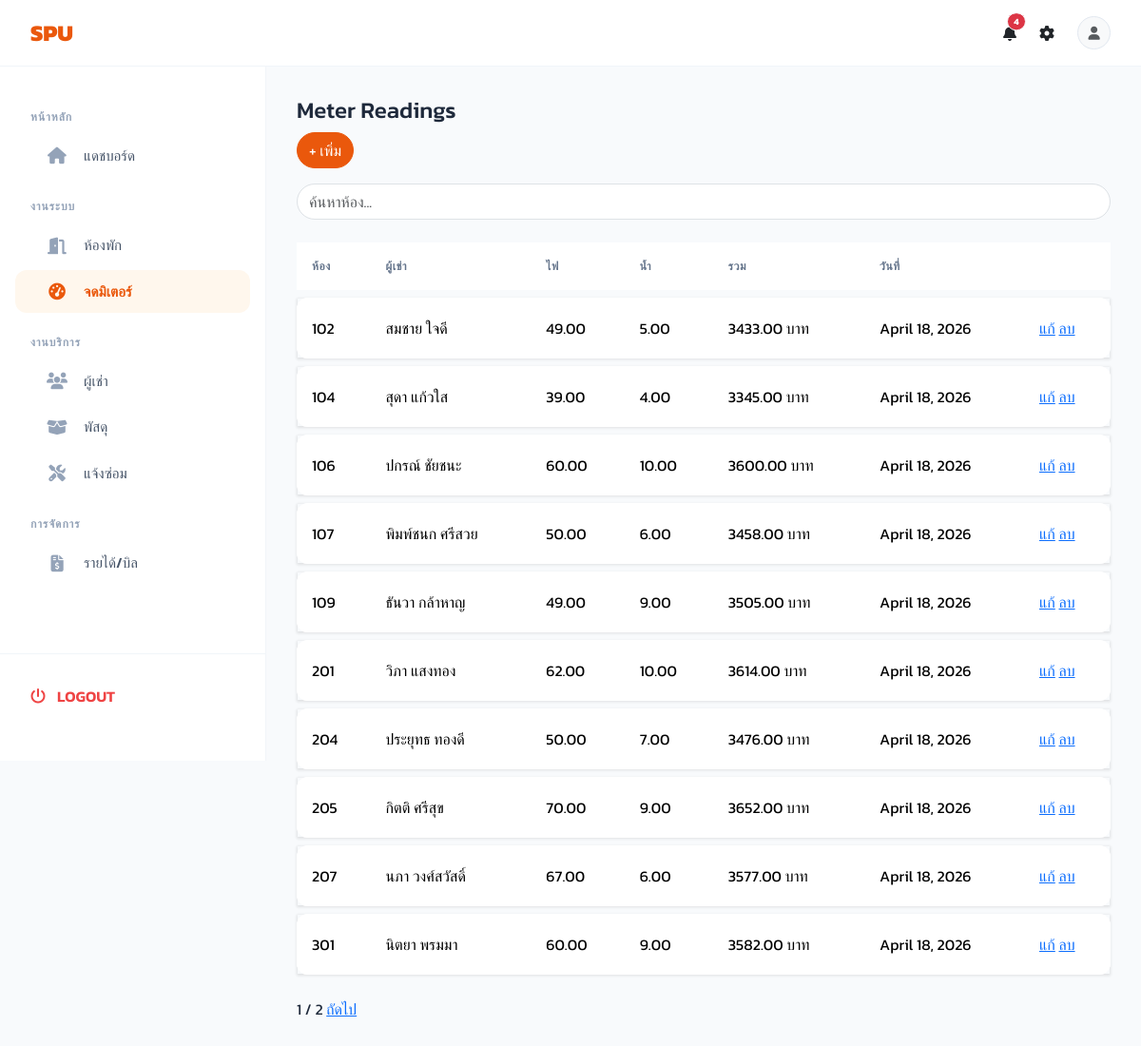
/meters/ (signed in), run on the app's committed database.
### apps/meters/models.py (models this page shows, shortened)
class Meter(models.Model):
    ELECTRIC_RATE = Decimal('7.00')
    WATER_RATE = Decimal('18.00')
    room = models.ForeignKey(Room, on_delete=models.CASCADE)
    tenant = models.ForeignKey(Tenant, on_delete=models.SET_NULL, null=True, blank=True)
    reading_value = models.DecimalField(max_digits=10, decimal_places=2)  # หน่วยไฟ
    water_charge = models.DecimalField(max_digits=10, decimal_places=2, default=0)
    total_amount = models.DecimalField(max_digits=10, decimal_places=2, default=0, editable=False)
    reading_date = models.DateField()
    created_at = models.DateTimeField(auto_now_add=True)

### apps/rooms/models.py (models this page shows, shortened)
class Room(models.Model):
    ROOM_TYPES = [
        ('รายเดือน', 'รายเดือน'),
        ('รายวัน', 'รายวัน'),
    ]
    STATUS_CHOICES = [
        ('ว่าง', 'ว่าง'),
        ('ไม่ว่าง', 'ไม่ว่าง'),
        ('ซ่อมบำรุง', 'ซ่อมบำรุง'),
    ]
    room_number = models.CharField(max_length=20, unique=True)
    floor = models.PositiveIntegerField()
    room_type = models.CharField(max_length=20, choices=ROOM_TYPES, default='รายเดือน')
    size_sqm = models.DecimalField(max_digits=6, decimal_places=2, default=0.00)
    monthly_rent = models.DecimalField(max_digits=10, decimal_places=2, default=0.00)
    elec_rate = models.DecimalField(max_digits=5, decimal_places=2, default=7.00)
    water_rate = models.DecimalField(max_digits=5, decimal_places=2, default=18.00)
    status = models.CharField(max_length=20, choices=STATUS_CHOICES, default='ว่าง')
    description = models.TextField(blank=True)
    image = models.ImageField(upload_to='rooms/', blank=True, null=True)
    created_at = models.DateTimeField(auto_now_add=True)
    class Meta:
        ordering = ['floor', 'room_number']

### apps/tenants/models.py (models this page shows, shortened)
class Tenant(models.Model):
    first_name = models.CharField(max_length=100)
    last_name = models.CharField(max_length=100)
    email = models.EmailField(unique=True)
    phone = models.CharField(max_length=20)
    id_card = models.CharField(max_length=50, blank=True)
    emergency_contact = models.CharField(max_length=100, blank=True)
    emergency_phone = models.CharField(max_length=20, blank=True)
    room = models.OneToOneField(
        Room,
        on_delete=models.SET_NULL,
        null=True,
        blank=True,
        related_name='current_tenant'
    )
    move_in_date = models.DateField(null=True, blank=True)
    move_out_date = models.DateField(null=True, blank=True)
    is_active = models.BooleanField(default=True)
    notes = models.TextField(blank=True)
    created_at = models.DateTimeField(auto_now_add=True)
    user = models.OneToOneField(User, on_delete=models.CASCADE, null=True, blank=True)
    class Meta:
        ordering = ['last_name', 'first_name']

### apps/meters/views.py (the view)
# urls.py: path('', views.meter_list, name='meter_list'),
@login_required
def meter_list(request):
    meters = Meter.objects.select_related('room', 'tenant').order_by('-reading_date')
    search = request.GET.get('search', '')
    if search:
        meters = meters.filter(room__room_number__icontains=search)
    paginator = Paginator(meters, 10)
    page_number = request.GET.get('page')
    page_obj = paginator.get_page(page_number)
    return render(request, 'meters/meter_list.html', {
        'page_obj': page_obj,
        'search': search
    })

### apps/parcels/context_processors.py (called while the page is built)
def parcel_context(request):
    if request.user.is_authenticated:
        try:
            role = request.user.profile.role if hasattr(request.user, 'profile') else 'Admin'
            if role == 'Tenant':
                count = Parcel.objects.filter(
                    room__current_tenant__email=request.user.email,
                    status='pending'
                ).count()
            else:
                count = Parcel.objects.filter(status='pending').count()
        except Exception:
            count = 0
        return {'pending_parcels_count': count}
    return {'pending_parcels_count': 0}

### apps/meters/templates/meters/meter_list.html (shortened to what this page needs)
{% extends 'base.html' %}
{% block content %}
<h4>Meter Readings</h4>
<a href="{% url 'meters:meter_create' %}" class="btn btn-primary mb-3">+ เพิ่ม</a>
<form method="get" class="mb-3">
    <input type="text" name="search" value="{{ search }}" placeholder="ค้นหาห้อง..." class="form-control">
</form>
<table class="table">
    <thead>
        <tr>
            <th>ห้อง</th>
            <th>ผู้เช่า</th>
            <th>ไฟ</th>
            <th>น้ำ</th>
            <th>รวม</th>
            <th>วันที่</th>
            <th></th>
        </tr>
    </thead>
    <tbody>
        {% for meter in page_obj %}
        <tr>
            <td>{{ meter.room.room_number }}</td>
            <td>
                {% if meter.tenant %}
                    {{ meter.tenant.first_name }} {{ meter.tenant.last_name }}
                {% else %}
                    -
                {% endif %}
            </td>
            <td>{{ meter.reading_value }}</td>
            <td>{{ meter.water_charge }}</td>
            <td>{{ meter.total_amount }} บาท</td>
            <td>{{ meter.reading_date }}</td>
            <td>
                <a href="{% url 'meters:meter_edit' meter.pk %}">แก้</a>
                <a href="{% url 'meters:meter_delete' meter.pk %}">ลบ</a>
            </td>
        </tr>
        {% empty %}
        <tr>
            <td colspan="7">ยังไม่มีข้อมูล</td>
        </tr>
        {% endfor %}
    </tbody>
</table>
<div>
    {{ page_obj.number }} / {{ page_obj.paginator.num_pages }}
    {% if page_obj.has_next %}
        <a href="?page={{ page_obj.next_page_number }}">ถัดไป</a>
    {% endif %}
</div>
{% endblock %}

### static/css/style.css (style rules this page uses)
:root { --brand-primary: #ea580c; --brand-primary-hover: #c2410c; --brand-navy: #1e293b; --brand-blue: #3b82f6; --brand-green: #10b981; --brand-red: #ef4444; --brand-orange: #f97316; --sidebar-bg: #FFFFFF; --sidebar-hover: #f8fafc; --bg-body: #f1f5f9; --card-bg: #FFFFFF; --white: #ffffff; --text-dark: #1e293b; --text-muted: #64748b; --border-color: #e2e8f0; --rounded-lg: 20px; --card-shadow: 0 4px 6px -1px rgba(0, 0, 0, 0.05), 0 2px 4px -2px rgba(0, 0, 0, 0.05); --card-shadow-hover: 0 10px 15px -3px rgba(0, 0, 0, 0.1), 0 4px 6px -4px rgba(0, 0, 0, 0.1); }
body { background-color: var(--bg-body); font-family: 'Kanit', sans-serif !important; color: var(--text-dark); overflow-x: hidden; }
.sys-card, .card, .btn, .list-group-item, .form-control, .badge { border-radius: var(--rounded-lg) !important; }
.table { border-collapse: separate; border-spacing: 0 0.5rem; }
.table thead th { border: none; font-weight: 600; color: var(--text-muted); text-transform: uppercase; font-size: 0.75rem; letter-spacing: 0.05em; padding: 1rem; }
.table tbody tr { background: white; box-shadow: 0 1px 3px rgba(0,0,0,0.1); }
.table tbody td { border: none; padding: 1.25rem 1rem; vertical-align: middle; }
.table tbody tr td:first-child { border-top-left-radius: 12px; border-bottom-left-radius: 12px; }
.table tbody tr td:last-child { border-top-right-radius: 12px; border-bottom-right-radius: 12px; }
.btn-primary { background-color: var(--brand-primary); border-color: var(--brand-primary); }

### templates/base.html (style rules this page uses)
body { background-color: #f8fafc; font-family: 'Kanit', sans-serif !important; }

### data on the page
Meter: room.room_number "102", tenant.first_name "สมชาย", tenant.last_name "ใจดี", reading_value "49.00", water_charge "5.00", total_amount "3433.00", reading_date "April 18, 2026"
Meter: room.room_number "104", tenant.first_name "สุดา", tenant.last_name "แก้วใส", reading_value "39.00", water_charge "4.00", total_amount "3345.00", reading_date "April 18, 2026"
Meter: room.room_number "106", tenant.first_name "ปกรณ์", tenant.last_name "ชัยชนะ", reading_value "60.00", water_charge "10.00", total_amount "3600.00", reading_date "April 18, 2026"
Meter: room.room_number "107", tenant.first_name "พิมพ์ชนก", tenant.last_name "ศรีสวย", reading_value "50.00", water_charge "6.00", total_amount "3458.00", reading_date "April 18, 2026"
Meter: room.room_number "109", tenant.first_name "ธันวา", tenant.last_name "กล้าหาญ", reading_value "49.00", water_charge "9.00", total_amount "3505.00", reading_date "April 18, 2026"
Meter: room.room_number "201", tenant.first_name "วิภา", tenant.last_name "แสงทอง", reading_value "62.00", water_charge "10.00", total_amount "3614.00", reading_date "April 18, 2026"
Meter: room.room_number "204", tenant.first_name "ประยุทธ", tenant.last_name "ทองดี", reading_value "50.00", water_charge "7.00", total_amount "3476.00", reading_date "April 18, 2026"
Meter: room.room_number "205", tenant.first_name "กิตติ", tenant.last_name "ศรีสุข", reading_value "70.00", water_charge "9.00", total_amount "3652.00", reading_date "April 18, 2026"
Meter: room.room_number "207", tenant.first_name "นภา", tenant.last_name "วงศ์สวัสดิ์", reading_value "67.00", water_charge "6.00", total_amount "3577.00", reading_date "April 18, 2026"
Meter: room.room_number "301", tenant.first_name "นิตยา", tenant.last_name "พรมมา", reading_value "60.00", water_charge "9.00", total_amount "3582.00", reading_date "April 18, 2026"

### other printed values
{{ pending_parcels_count }} "4"
{{ page_obj.number }} "1"
{{ page_obj.paginator.num_pages }} "2"
